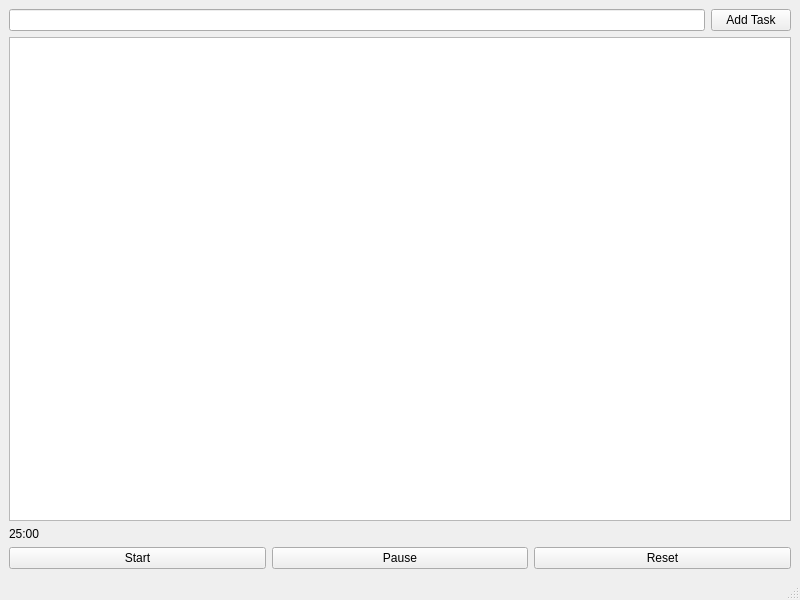
<?xml version="1.0" encoding="UTF-8"?>
<ui version="4.0">
 <class>MainWindow</class>
 <widget class="QMainWindow" name="MainWindow">
  <property name="geometry">
   <rect>
    <x>0</x>
    <y>0</y>
    <width>800</width>
    <height>600</height>
   </rect>
  </property>
  <property name="windowTitle">
   <string>MainWindow</string>
  </property>
  <widget class="QWidget" name="centralwidget">
   <layout class="QVBoxLayout" name="verticalLayout_2">
    <item>
     <layout class="QVBoxLayout" name="verticalLayout">
      <item>
       <layout class="QHBoxLayout" name="horizontalLayout">
        <item>
         <widget class="QLineEdit" name="taskInputField"/>
        </item>
        <item>
         <widget class="QPushButton" name="addTaskButton">
          <property name="text">
           <string>Add Task</string>
          </property>
         </widget>
        </item>
       </layout>
      </item>
      <item>
       <widget class="QListWidget" name="taskListWidget"/>
      </item>
      <item>
       <widget class="QLabel" name="timerLabel">
        <property name="text">
         <string>25:00</string>
        </property>
       </widget>
      </item>
      <item>
       <layout class="QHBoxLayout" name="horizontalLayout_2">
        <item>
         <widget class="QPushButton" name="startButton">
          <property name="text">
           <string>Start</string>
          </property>
         </widget>
        </item>
        <item>
         <widget class="QPushButton" name="pauseButton">
          <property name="text">
           <string>Pause</string>
          </property>
         </widget>
        </item>
        <item>
         <widget class="QPushButton" name="resetButton">
          <property name="text">
           <string>Reset</string>
          </property>
         </widget>
        </item>
       </layout>
      </item>
     </layout>
    </item>
   </layout>
  </widget>
  <widget class="QMenuBar" name="menubar">
   <property name="geometry">
    <rect>
     <x>0</x>
     <y>0</y>
     <width>800</width>
     <height>25</height>
    </rect>
   </property>
  </widget>
  <widget class="QStatusBar" name="statusbar"/>
 </widget>
 <resources/>
 <connections/>
</ui>
